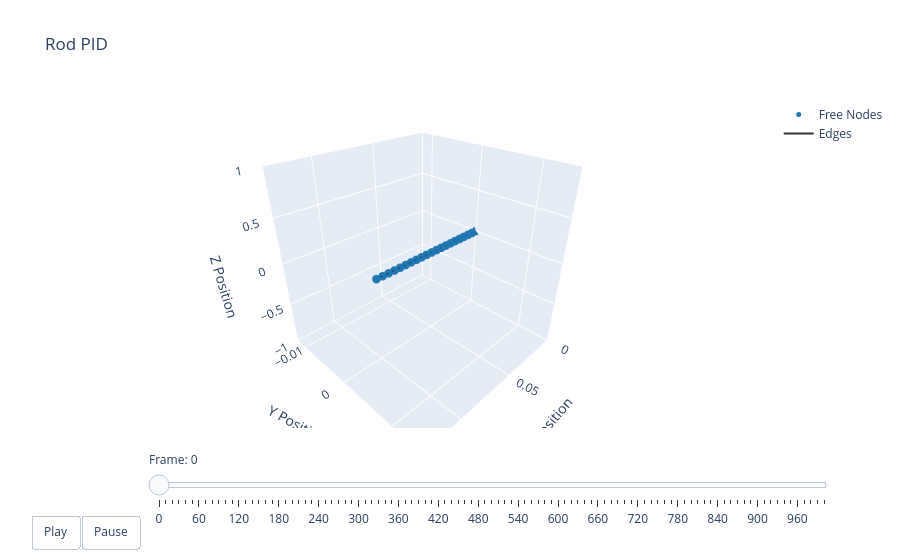

The notebook cell this image was saved under:
### Code cell
# t = np.arange(robot.sim_params.total_time, step=robot.sim_params.dt)
options = dismech.AnimationOptions(title='Rod PID', plot_step=10)

fig = dismech.get_interactive_animation_plotly(robot, t, qs, options)
fig.show()

### Figure 1 — Plotly figure (JSON) as saved in the notebook; plotly's stock layout.template omitted (floating-point values rounded to 4 significant figures)
{"data": [{"marker": {"color": "#1f78b4", "size": 5}, "mode": "markers", "name": "Free Nodes", "type": "scatter3d", "x": [0.0, 0.005, 0.01, 0.015, 0.02, 0.025, 0.03, 0.035, 0.04, 0.045, 0.05, 0.055, 0.06, 0.065, 0.07, 0.075, 0.08, 0.085, 0.09, 0.095, 0.1], "y": [0.0, -0.0, -0.0, -0.0, -0.0, -0.0, -0.0, -0.0, -0.0, -0.0, 0.0, 0.0, 0.0, 0.0, 0.0, 0.0, 0.0, 0.0, 0.0, 0.0, 0.0], "z": [0.0, -0.0, -0.0, -0.0, -0.0, -0.0, -0.0, -0.0, -0.0, -0.0, 0.0, 0.0, 0.0, 0.0, 0.0, 0.0, 0.0, 0.0, 0.0, 0.0, 0.0]}, {"marker": {"color": "#e31a1c", "size": 5}, "mode": "markers", "name": "Fixed Nodes", "type": "scatter3d", "x": [], "y": [], "z": []}, {"line": {"color": "#333333", "width": 2}, "mode": "lines", "name": "Edges", "type": "scatter3d", "x": [0, 0.005, null, 0.005, 0.01, null, 0.01, 0.015, null, 0.015, 0.02, null, 0.02, 0.025, null, 0.025, 0.03, null, 0.03, 0.035, null, 0.035, 0.04, null, 0.04, 0.045, null, 0.045, 0.05, null, 0.05, 0.055, null, 0.055, 0.06, null, 0.06, 0.065, null, 0.065, 0.07, null, 0.07, 0.075, null, 0.075, 0.08, null, 0.08, 0.085, null, 0.085, 0.09, null, 0.09, 0.095, null, 0.095, 0.1, null], "y": [0, 0, null, 0, 0, null, 0, 0, null, 0, 0, null, 0, 0, null, 0, 0, null, 0, 0, null, 0, 0, null, 0, 0, null, 0, 0, null, 0, 0, null, 0, 0, null, 0, 0, null, 0, 0, null, 0, 0, null, 0, 0, null, 0, 0, null, 0, 0, null, 0, 0, null, 0, 0, null], "z": [0, 0, null, 0, 0, null, 0, 0, null, 0, 0, null, 0, 0, null, 0, 0, null, 0, 0, null, 0, 0, null, 0, 0, null, 0, 0, null, 0, 0, null, 0, 0, null, 0, 0, null, 0, 0, null, 0, 0, null, 0, 0, null, 0, 0, null, 0, 0, null, 0, 0, null, 0, 0, null]}, {"color": "rgba(166, 206, 227, 0.7)", "i": [], "j": [], "k": [], "name": "Faces", "opacity": 0.7, "showscale": false, "type": "mesh3d", "x": [0.0, 0.005, 0.01, 0.015, 0.02, 0.025, 0.03, 0.035, 0.04, 0.045, 0.05, 0.055, 0.06, 0.065, 0.07, 0.075, 0.08, 0.085, 0.09, 0.095, 0.1], "y": [0.0, -0.0, -0.0, -0.0, -0.0, -0.0, -0.0, -0.0, -0.0, -0.0, 0.0, 0.0, 0.0, 0.0, 0.0, 0.0, 0.0, 0.0, 0.0, 0.0, 0.0], "z": [0.0, -0.0, -0.0, -0.0, -0.0, -0.0, -0.0, -0.0, -0.0, -0.0, 0.0, 0.0, 0.0, 0.0, 0.0, 0.0, 0.0, 0.0, 0.0, 0.0, 0.0]}], "layout": {"scene": {"camera": {"eye": {"x": 1.225, "y": 1.225, "z": 1.0}}, "xaxis": {"range": [0, 0.1323], "title": {"text": "X Position"}}, "yaxis": {"range": [-0.01227, 0.01522], "title": {"text": "Y Position"}}, "zaxis": {"range": [0, 0], "title": {"text": "Z Position"}}}, "sliders": [{"currentvalue": {"prefix": "Frame: "}, "steps": [{"args": [["0"], {"frame": {"duration": 50, "redraw": true}, "mode": "immediate"}], "label": "0", "method": "animate"}, {"args": [["1"], {"frame": {"duration": 50, "redraw": true}, "mode": "immediate"}], "label": "10", "method": "animate"}, {"args": [["2"], {"frame": {"duration": 50, "redraw": true}, "mode": "immediate"}], "label": "20", "method": "animate"}, {"args": [["3"], {"frame": {"duration": 50, "redraw": true}, "mode": "immediate"}], "label": "30", "method": "animate"}, {"args": [["4"], {"frame": {"duration": 50, "redraw": true}, "mode": "immediate"}], "label": "40", "method": "animate"}, {"args": [["5"], {"frame": {"duration": 50, "redraw": true}, "mode": "immediate"}], "label": "50", "method": "animate"}, {"args": [["6"], {"frame": {"duration": 50, "redraw": true}, "mode": "immediate"}], "label": "60", "method": "animate"}, {"args": [["7"], {"frame": {"duration": 50, "redraw": true}, "mode": "immediate"}], "label": "70", "method": "animate"}, {"args": [["8"], {"frame": {"duration": 50, "redraw": true}, "mode": "immediate"}], "label": "80", "method": "animate"}, {"args": [["9"], {"frame": {"duration": 50, "redraw": true}, "mode": "immediate"}], "label": "90", "method": "animate"}, {"args": [["10"], {"frame": {"duration": 50, "redraw": true}, "mode": "immediate"}], "label": "100", "method": "animate"}, {"args": [["11"], {"frame": {"duration": 50, "redraw": true}, "mode": "immediate"}], "label": "110", "method": "animate"}, {"args": [["12"], {"frame": {"duration": 50, "redraw": true}, "mode": "immediate"}], "label": "120", "method": "animate"}, {"args": [["13"], {"frame": {"duration": 50, "redraw": true}, "mode": "immediate"}], "label": "130", "method": "animate"}, {"args": [["14"], {"frame": {"duration": 50, "redraw": true}, "mode": "immediate"}], "label": "140", "method": "animate"}, {"args": [["15"], {"frame": {"duration": 50, "redraw": true}, "mode": "immediate"}], "label": "150", "method": "animate"}, {"args": [["16"], {"frame": {"duration": 50, "redraw": true}, "mode": "immediate"}], "label": "160", "method": "animate"}, {"args": [["17"], {"frame": {"duration": 50, "redraw": true}, "mode": "immediate"}], "label": "170", "method": "animate"}, {"args": [["18"], {"frame": {"duration": 50, "redraw": true}, "mode": "immediate"}], "label": "180", "method": "animate"}, {"args": [["19"], {"frame": {"duration": 50, "redraw": true}, "mode": "immediate"}], "label": "190", "method": "animate"}, {"args": [["20"], {"frame": {"duration": 50, "redraw": true}, "mode": "immediate"}], "label": "200", "method": "animate"}, {"args": [["21"], {"frame": {"duration": 50, "redraw": true}, "mode": "immediate"}], "label": "210", "method": "animate"}, {"args": [["22"], {"frame": {"duration": 50, "redraw": true}, "mode": "immediate"}], "label": "220", "method": "animate"}, {"args": [["23"], {"frame": {"duration": 50, "redraw": true}, "mode": "immediate"}], "label": "230", "method": "animate"}, {"args": [["24"], {"frame": {"duration": 50, "redraw": true}, "mode": "immediate"}], "label": "240", "method": "animate"}, {"args": [["25"], {"frame": {"duration": 50, "redraw": true}, "mode": "immediate"}], "label": "250", "method": "animate"}, {"args": [["26"], {"frame": {"duration": 50, "redraw": true}, "mode": "immediate"}], "label": "260", "method": "animate"}, {"args": [["27"], {"frame": {"duration": 50, "redraw": true}, "mode": "immediate"}], "label": "270", "method": "animate"}, {"args": [["28"], {"frame": {"duration": 50, "redraw": true}, "mode": "immediate"}], "label": "280", "method": "animate"}, {"args": [["29"], {"frame": {"duration": 50, "redraw": true}, "mode": "immediate"}], "label": "290", "method": "animate"}, {"args": [["30"], {"frame": {"duration": 50, "redraw": true}, "mode": "immediate"}], "label": "300", "method": "animate"}, {"args": [["31"], {"frame": {"duration": 50, "redraw": true}, "mode": "immediate"}], "label": "310", "method": "animate"}, {"args": [["32"], {"frame": {"duration": 50, "redraw": true}, "mode": "immediate"}], "label": "320", "method": "animate"}, {"args": [["33"], {"frame": {"duration": 50, "redraw": true}, "mode": "immediate"}], "label": "330", "method": "animate"}, {"args": [["34"], {"frame": {"duration": 50, "redraw": true}, "mode": "immediate"}], "label": "340", "method": "animate"}, {"args": [["35"], {"frame": {"duration": 50, "redraw": true}, "mode": "immediate"}], "label": "350", "method": "animate"}, {"args": [["36"], {"frame": {"duration": 50, "redraw": true}, "mode": "immediate"}], "label": "360", "method": "animate"}, {"args": [["37"], {"frame": {"duration": 50, "redraw": true}, "mode": "immediate"}], "label": "370", "method": "animate"}, {"args": [["38"], {"frame": {"duration": 50, "redraw": true}, "mode": "immediate"}], "label": "380", "method": "animate"}, {"args": [["39"], {"frame": {"duration": 50, "redraw": true}, "mode": "immediate"}], "label": "390", "method": "animate"}, {"args": [["40"], {"frame": {"duration": 50, "redraw": true}, "mode": "immediate"}], "label": "400", "method": "animate"}, {"args": [["41"], {"frame": {"duration": 50, "redraw": true}, "mode": "immediate"}], "label": "410", "method": "animate"}, {"args": [["42"], {"frame": {"duration": 50, "redraw": true}, "mode": "immediate"}], "label": "420", "method": "animate"}, {"args": [["43"], {"frame": {"duration": 50, "redraw": true}, "mode": "immediate"}], "label": "430", "method": "animate"}, {"args": [["44"], {"frame": {"duration": 50, "redraw": true}, "mode": "immediate"}], "label": "440", "method": "animate"}, {"args": [["45"], {"frame": {"duration": 50, "redraw": true}, "mode": "immediate"}], "label": "450", "method": "animate"}, {"args": [["46"], {"frame": {"duration": 50, "redraw": true}, "mode": "immediate"}], "label": "460", "method": "animate"}, {"args": [["47"], {"frame": {"duration": 50, "redraw": true}, "mode": "immediate"}], "label": "470", "method": "animate"}, {"args": [["48"], {"frame": {"duration": 50, "redraw": true}, "mode": "immediate"}], "label": "480", "method": "animate"}, {"args": [["49"], {"frame": {"duration": 50, "redraw": true}, "mode": "immediate"}], "label": "490", "method": "animate"}, {"args": [["50"], {"frame": {"duration": 50, "redraw": true}, "mode": "immediate"}], "label": "500", "method": "animate"}, {"args": [["51"], {"frame": {"duration": 50, "redraw": true}, "mode": "immediate"}], "label": "510", "method": "animate"}, {"args": [["52"], {"frame": {"duration": 50, "redraw": true}, "mode": "immediate"}], "label": "520", "method": "animate"}, {"args": [["53"], {"frame": {"duration": 50, "redraw": true}, "mode": "immediate"}], "label": "530", "method": "animate"}, {"args": [["54"], {"frame": {"duration": 50, "redraw": true}, "mode": "immediate"}], "label": "540", "method": "animate"}, {"args": [["55"], {"frame": {"duration": 50, "redraw": true}, "mode": "immediate"}], "label": "550", "method": "animate"}, {"args": [["56"], {"frame": {"duration": 50, "redraw": true}, "mode": "immediate"}], "label": "560", "method": "animate"}, {"args": [["57"], {"frame": {"duration": 50, "redraw": true}, "mode": "immediate"}], "label": "570", "method": "animate"}, {"args": [["58"], {"frame": {"duration": 50, "redraw": true}, "mode": "immediate"}], "label": "580", "method": "animate"}, {"args": [["59"], {"frame": {"duration": 50, "redraw": true}, "mode": "immediate"}], "label": "590", "method": "animate"}, {"args": [["60"], {"frame": {"duration": 50, "redraw": true}, "mode": "immediate"}], "label": "600", "method": "animate"}, {"args": [["61"], {"frame": {"duration": 50, "redraw": true}, "mode": "immediate"}], "label": "610", "method": "animate"}, {"args": [["62"], {"frame": {"duration": 50, "redraw": true}, "mode": "immediate"}], "label": "620", "method": "animate"}, {"args": [["63"], {"frame": {"duration": 50, "redraw": true}, "mode": "immediate"}], "label": "630", "method": "animate"}, {"args": [["64"], {"frame": {"duration": 50, "redraw": true}, "mode": "immediate"}], "label": "640", "method": "animate"}, {"args": [["65"], {"frame": {"duration": 50, "redraw": true}, "mode": "immediate"}], "label": "650", "method": "animate"}, {"args": [["66"], {"frame": {"duration": 50, "redraw": true}, "mode": "immediate"}], "label": "660", "method": "animate"}, {"args": [["67"], {"frame": {"duration": 50, "redraw": true}, "mode": "immediate"}], "label": "670", "method": "animate"}, {"args": [["68"], {"frame": {"duration": 50, "redraw": true}, "mode": "immediate"}], "label": "680", "method": "animate"}, {"args": [["69"], {"frame": {"duration": 50, "redraw": true}, "mode": "immediate"}], "label": "690", "method": "animate"}, {"args": [["70"], {"frame": {"duration": 50, "redraw": true}, "mode": "immediate"}], "label": "700", "method": "animate"}, {"args": [["71"], {"frame": {"duration": 50, "redraw": true}, "mode": "immediate"}], "label": "710", "method": "animate"}, {"args": [["72"], {"frame": {"duration": 50, "redraw": true}, "mode": "immediate"}], "label": "720", "method": "animate"}, {"args": [["73"], {"frame": {"duration": 50, "redraw": true}, "mode": "immediate"}], "label": "730", "method": "animate"}, {"args": [["74"], {"frame": {"duration": 50, "redraw": true}, "mode": "immediate"}], "label": "740", "method": "animate"}, {"args": [["75"], {"frame": {"duration": 50, "redraw": true}, "mode": "immediate"}], "label": "750", "method": "animate"}, {"args": [["76"], {"frame": {"duration": 50, "redraw": true}, "mode": "immediate"}], "label": "760", "method": "animate"}, {"args": [["77"], {"frame": {"duration": 50, "redraw": true}, "mode": "immediate"}], "label": "770", "method": "animate"}, {"args": [["78"], {"frame": {"duration": 50, "redraw": true}, "mode": "immediate"}], "label": "780", "method": "animate"}, {"args": [["79"], {"frame": {"duration": 50, "redraw": true}, "mode": "immediate"}], "label": "790", "method": "animate"}, {"args": [["80"], {"frame": {"duration": 50, "redraw": true}, "mode": "immediate"}], "label": "800", "method": "animate"}, {"args": [["81"], {"frame": {"duration": 50, "redraw": true}, "mode": "immediate"}], "label": "810", "method": "animate"}, {"args": [["82"], {"frame": {"duration": 50, "redraw": true}, "mode": "immediate"}], "label": "820", "method": "animate"}, {"args": [["83"], {"frame": {"duration": 50, "redraw": true}, "mode": "immediate"}], "label": "830", "method": "animate"}, {"args": [["84"], {"frame": {"duration": 50, "redraw": true}, "mode": "immediate"}], "label": "840", "method": "animate"}, {"args": [["85"], {"frame": {"duration": 50, "redraw": true}, "mode": "immediate"}], "label": "850", "method": "animate"}, {"args": [["86"], {"frame": {"duration": 50, "redraw": true}, "mode": "immediate"}], "label": "860", "method": "animate"}, {"args": [["87"], {"frame": {"duration": 50, "redraw": true}, "mode": "immediate"}], "label": "870", "method": "animate"}, {"args": [["88"], {"frame": {"duration": 50, "redraw": true}, "mode": "immediate"}], "label": "880", "method": "animate"}, {"args": [["89"], {"frame": {"duration": 50, "redraw": true}, "mode": "immediate"}], "label": "890", "method": "animate"}, {"args": [["90"], {"frame": {"duration": 50, "redraw": true}, "mode": "immediate"}], "label": "900", "method": "animate"}, {"args": [["91"], {"frame": {"duration": 50, "redraw": true}, "mode": "immediate"}], "label": "910", "method": "animate"}, {"args": [["92"], {"frame": {"duration": 50, "redraw": true}, "mode": "immediate"}], "label": "920", "method": "animate"}, {"args": [["93"], {"frame": {"duration": 50, "redraw": true}, "mode": "immediate"}], "label": "930", "method": "animate"}, {"args": [["94"], {"frame": {"duration": 50, "redraw": true}, "mode": "immediate"}], "label": "940", "method": "animate"}, {"args": [["95"], {"frame": {"duration": 50, "redraw": true}, "mode": "immediate"}], "label": "950", "method": "animate"}, {"args": [["96"], {"frame": {"duration": 50, "redraw": true}, "mode": "immediate"}], "label": "960", "method": "animate"}, {"args": [["97"], {"frame": {"duration": 50, "redraw": true}, "mode": "immediate"}], "label": "970", "method": "animate"}, {"args": [["98"], {"frame": {"duration": 50, "redraw": true}, "mode": "immediate"}], "label": "980", "method": "animate"}, {"args": [["99"], {"frame": {"duration": 50, "redraw": true}, "mode": "immediate"}], "label": "990", "method": "animate"}, {"args": [["100"], {"frame": {"duration": 50, "redraw": true}, "mode": "immediate"}], "label": "1000", "method": "animate"}], "transition": {"duration": 0}, "x": 0.1, "y": 0}], "title": {"text": "Rod PID"}, "updatemenus": [{"buttons": [{"args": [null, {"frame": {"duration": 50, "redraw": true}, "fromcurrent": true}], "label": "Play", "method": "animate"}, {"args": [[null], {"frame": {"duration": 0, "redraw": true}, "mode": "immediate"}], "label": "Pause", "method": "animate"}], "direction": "left", "pad": {"r": 10, "t": 87}, "showactive": false, "type": "buttons", "x": 0.1, "xanchor": "right", "y": 0, "yanchor": "top"}]}}
